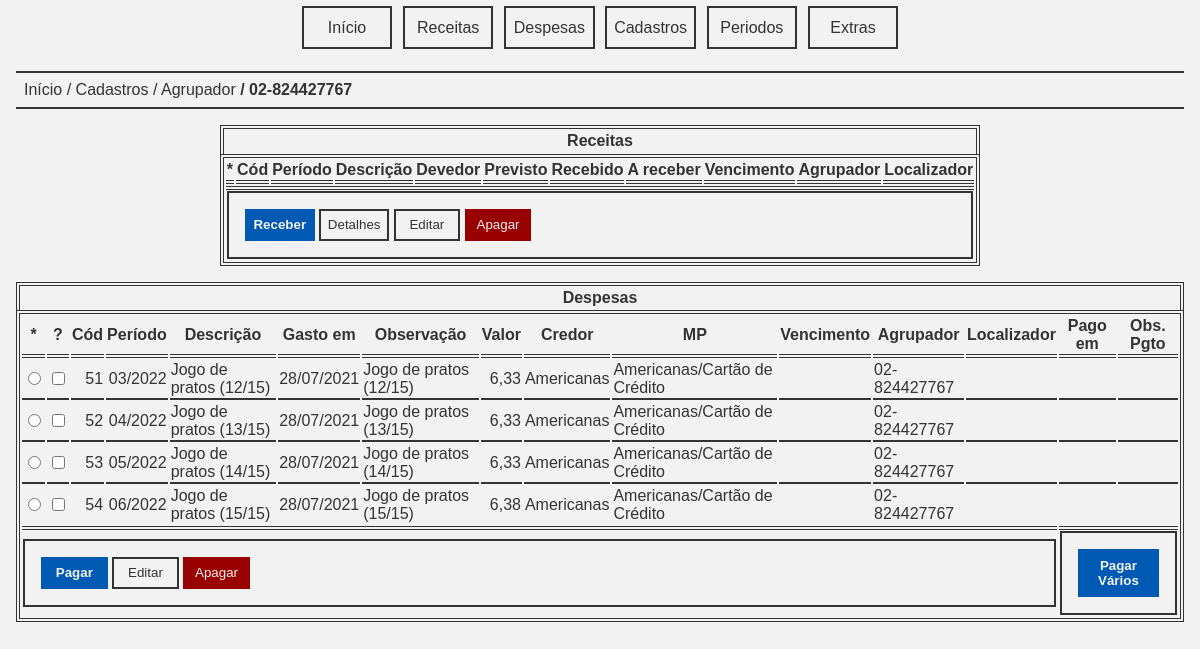
/agrupador.php?agrupador=02-824427767, run on the app's committed database.
### tables this page shows
CREATE TABLE IF NOT EXISTS `despesas` (
  `cod` int(11) NOT NULL AUTO_INCREMENT,
  `periodo` int(11) NOT NULL,
  `descricao` varchar(255) NOT NULL,
  `valor` decimal(10,2) NOT NULL,
  PRIMARY KEY (`cod`)
);

CREATE TABLE IF NOT EXISTS `gastos` (
  `cod` int(11) NOT NULL AUTO_INCREMENT,
  `despesa` int(11) NOT NULL,
  `gastoem` date NOT NULL,
  `observacao` varchar(255) DEFAULT NULL,
  `valor` decimal(10,2) NOT NULL,
  `credor` varchar(255) NOT NULL,
  `mp` varchar(255) NOT NULL,
  `vencimento` date DEFAULT NULL,
  `agrupador` varchar(255) DEFAULT NULL,
  `localizador` varchar(255) DEFAULT NULL,
  `pagoem` date DEFAULT NULL,
  `observacao_pgto` varchar(255) DEFAULT NULL,
  PRIMARY KEY (`cod`)
);

### app/periodo.php (called while the page is built, shortened)
<?php
require_once '../app/despesa.php';
function periodo2int(string $periodo): int {
    $dt = date_create_from_format('Y-m', $periodo);
    return (int) $dt->format('Ym');
}
function int2periodo(int $periodo): string {
    $dt = date_create_from_format('Ym', $periodo);
    return $dt->format('Y-m');
}
function format_periodo(string $periodo): string {
    $dt = date_create_from_format('Y-m', $periodo);
    return $dt->format('m/Y');
}
function format_date(string $date): string {
    if ($date === '0000-00-00')
        return '';
    $dt = date_create_from_format('Y-m-d', $date);
    return $dt->format('d/m/Y');
}

### app/despesa.php (called while the page is built, shortened)
<?php
require_once 'periodo.php';
function gastos_filtrar(string $periodoInicial, string $periodoFinal, string $gastoemInicial, string $gastoemFinal, string $vencimentoInicial, string $vencimentoFinal, string $pagoemInicial, string $pagoemFinal, string $observacao, string $observacao_pgto, string $credor, string $mp, float $valorInicial, float $valorFinal, string $agrupador, string $localizador): array {
    $dbh = connect();
    $stmt = $dbh->prepare('SELECT despesas.periodo AS periodo, despesas.descricao AS descricao, gastos.* FROM despesas, gastos WHERE despesas.cod = gastos.despesa AND (despesas.periodo BETWEEN :periodoInicial AND :periodoFinal) AND (gastos.gastoem BETWEEN :gastoemInicial AND :gastoemFinal) AND (gastos.vencimento BETWEEN :vencimentoInicial AND :vencimentoFinal) AND (gastos.pagoem BETWEEN :pagoemInicial AND :pagoemFinal) AND (gastos.observacao LIKE :observacao) AND (gastos.observacao_pgto LIKE :observacao_pgto) AND (gastos.credor LIKE :credor) AND (gastos.mp LIKE :mp) AND (gastos.valor BETWEEN :valorInicial AND :valorFinal) AND (gastos.agrupador LIKE :agrupador) AND (gastos.localizador LIKE :localizador);');
    $data = [
        'periodoInicial' => periodo2int($periodoInicial),
        'periodoFinal' => periodo2int($periodoFinal),
        'gastoemInicial' => $gastoemInicial,
        'gastoemFinal' => $gastoemFinal,
        'vencimentoInicial' => $vencimentoInicial,
        'vencimentoFinal' => $vencimentoFinal,
        'pagoemInicial' => $pagoemInicial,
        'pagoemFinal' => $pagoemFinal,
        'observacao' => $observacao,
        'observacao_pgto' => $observacao_pgto,
        'credor' => $credor,
        'mp' => $mp,
        'valorInicial' => $valorInicial,
        'valorFinal' => $valorFinal,
        'agrupador' => $agrupador,
        'localizador' => $localizador
    ];
    if ($stmt->execute($data) === false) {
        trigger_error("Falha ao filtrar os gastos.", E_USER_ERROR);
    }
    $data = $stmt->fetchAll();
    return $data;
}

### app/valor.php (called while the page is built, shortened)
<?php
function currency(float $valor): string {
    $num = number_format($valor, 2, ',', '.');
    return $num;
}

### public/agrupador.php (the view, shortened to what this page needs)
<?php
require '../tpl/pageh.php';
require_once '../app/valor.php';
require_once '../app/despesa.php';
if(key_exists('agrupador', $_GET)){
    $agrupador = $_GET['agrupador'];
}else{
    trigger_error('Agrupador não informado.', E_USER_ERROR);
}
$gastos = gastos_filtrar('0000-00', '9999-12', '0000-00-00', '9999-12-31', '0000-00-00', '9999-12-31', '0000-00-00', '9999-12-31', '%', '%', '%', '%', PHP_INT_MIN, PHP_INT_MAX, $agrupador, '%');
?>
<nav class="breadcrumb">
    <a class="item" href="index.php">Início</a>
    <a class="item" href="cadastros.php">Cadastros</a>
    <a class="item" href="agrupadores.php">Agrupador</a>
    <a class="item"><?=$agrupador;?></a>
</nav>
<div class="container" style="margin: 1em;">
    <table class="table" style="margin-left: auto; margin-right: auto;">
        <caption>Receitas</caption>
        <thead>
            <tr>
                <th>*</th>
                <th>Cód</th>
                <th>Período</th>
                <th>Descrição</th>
                <th>Devedor</th>
                <th>Previsto</th>
                <th>Recebido</th>
                <th>A receber</th>
                <th>Vencimento</th>
                <th>Agrupador</th>
                <th>Localizador</th>
            </tr>
        </thead>
        <tfoot>
            <tr>
                <td colspan="11">
                    <form id="processar_receita" class="buttons">
                        <button type="submit" class="button primary" formaction="receber.php" formmethod="GET">Receber</button>
                        <button type="submit" class="button" formaction="receita_detalhes.php" formmethod="GET">Detalhes</button>
                        <button type="submit" class="button" formaction="receita_editar.php" formmethod="GET">Editar</button>
                        <button type="submit" class="button error" formaction="receita_apagar.php" formmethod="GET">Apagar</button>
                    </form>
                </td>
            </tr>
        </tfoot>
    </table>
</div>
<div class="container" style="margin: 1em;">
    <table class="table" style="margin-left: auto; margin-right: auto;">
        <caption>Despesas</caption>
        <thead>
            <tr>
                <th>*</th>
                <th>?</th>
                <th>Cód</th>
                <th>Período</th>
                <th>Descrição</th>
                <th>Gasto em</th>
                <th>Observação</th>
                <th>Valor</th>
                <th>Credor</th>
                <th>MP</th>
                <th>Vencimento</th>
                <th>Agrupador</th>
                <th>Localizador</th>
                <th>Pago em</th>
                <th>Obs. Pgto</th>
            </tr>
        </thead>
        <tbody>
            <?php foreach ($gastos as $item): ?>
                <tr>
                    <td>
                        <input type="radio" name="cod" form="processar_gasto" value="<?=$item['cod'];?>">
                    </td>
                    <td>
                        <?php if($item['pagoem'] === '0000-00-00'):?>
                            <input type="checkbox" name="cod[<?=$item['cod'];?>]" form="pagar_varios" value="<?=$item['cod'];?>">
                        <?php endif;?>
                    </td>
                    <td style="text-align: right"><?= $item['cod']; ?></td>
                    <td style="text-align: right"><?= format_periodo(int2periodo($item['periodo'])); ?></td>
                    <td>
                        <a href="despesa_detalhes.php?despesa=<?= $item['despesa']; ?>"><?= $item['descricao']; ?></a>
                    </td>
                    <td><?= format_date($item['gastoem']);?></td>
                    <td><?= $item['observacao'];?></td>
                    <td style="text-align: right"><?= currency($item['valor']); ?></td>
                    <td><?= $item['credor'];?></td>
                    <td><?= $item['mp'];?></td>
                    <td><?= format_date($item['vencimento']);?></td>
                    <td><?= $item['agrupador'];?></td>
                    <td><?= $item['localizador'];?></td>
                    <td><?= format_date($item['pagoem']);?></td>
                    <td><?= $item['observacao_pgto'];?></td>
                </tr>
            <?php endforeach; ?>
        </tbody>
        <tfoot>
            <tr>
                <td colspan="13">
                    <form id="processar_gasto" class="buttons">
                        <button type="submit" class="button primary" formaction="pagar.php" formmethod="GET">Pagar</button>
                        <button type="submit" class="button" formaction="gasto_editar.php" formmethod="GET">Editar</button>
                        <button type="submit" class="button error" formaction="gasto_apagar.php" formmethod="GET">Apagar</button>
                    </form>
                </td>
                <td colspan="2">
                    <form id="pagar_varios" class="buttons">
                        <button type="submit" class="button primary" formaction="pagar_varios.php" formmethod="POST">Pagar Vários</button>
                    </form>
                </td>
            </tr>
        </tfoot>
    </table>
</div>
<?php require '../tpl/pagef.php'; ?>

### public/assets/css/basic.css (style rules this page uses)
:root { --tc: #333333; --bgc: #f2f2f2; --dc: #0059b3; --dac: #0073e6; --ec: #990000; --eac: #b30000; --sc: #009900; --sac: #006600; --wc: #ff9900; --wac: #cc7a00; }
body { color: var(--tc); font-family: sans-serif; background-color: var(--bgc); padding: 0; margin: 0; }
a { text-decoration: none; color: var(--tc); font-style: normal; }
.item { font-style: normal; }
.container { margin: 1em; padding: 0; border: none; }
.breadcrumb { margin: 1em; font-style: italic; border-top: solid 0.15em var(--tc); border-bottom: solid 0.15em var(--tc); padding: 0.5em; }
.breadcrumb > .item::before { content: " / "; }
.breadcrumb > .item:first-child::before { content: ""; }
.breadcrumb > .item:last-child { font-weight: bold; }
.buttons { border: solid 0.15em var(--tc); padding: 1em; }
.button { background: transparent; border: solid 0.15em var(--tc); padding: 0.5em; min-width: 5em; color: var(--tc); }
.button.primary { background-color: var(--dc); border: solid 0.15em var(--dc); color: var(--bgc); font-weight: bold; }
.button.error { background-color: var(--ec); border: solid 0.15em var(--ec); color: var(--bgc); }
.table { border: double 0.25em var(--tc); margin: 0.2em; }
.table > tbody > tr > td { border-bottom: solid 0.15em var(--tc); }
.table > tbody > tr:last-child > td { border-bottom: none; }
.table > thead > tr > th, .table > tfoot > tr > th { font-weight: bold; }
.table > thead > tr > th, .table > thead > tr > td { border-bottom: double 0.25em var(--tc); }
.table > tfoot > tr > th, .table > tfoot > tr > td { border-top: double 0.25em var(--tc); }
.table > caption { border-top: double 0.25em var(--tc); border-left: double 0.25em var(--tc); border-right: double 0.25em var(--tc); font-weight: bold; padding: 0.2em; }

### data on the page
despesas: gastos.cod "51", periodo "03/2022", descricao "Jogo de pratos (12/15)", gastos.gastoem "28/07/2021", gastos.observacao "Jogo de pratos (12/15)", gastos.valor "6,33", gastos.credor "Americanas", gastos.mp "Americanas/Cartão de Crédito", gastos.agrupador "02-824427767"
despesas: gastos.cod "52", periodo "04/2022", descricao "Jogo de pratos (13/15)", gastos.gastoem "28/07/2021", gastos.observacao "Jogo de pratos (13/15)", gastos.valor "6,33", gastos.credor "Americanas", gastos.mp "Americanas/Cartão de Crédito", gastos.agrupador "02-824427767"
despesas: gastos.cod "53", periodo "05/2022", descricao "Jogo de pratos (14/15)", gastos.gastoem "28/07/2021", gastos.observacao "Jogo de pratos (14/15)", gastos.valor "6,33", gastos.credor "Americanas", gastos.mp "Americanas/Cartão de Crédito", gastos.agrupador "02-824427767"
despesas: gastos.cod "54", periodo "06/2022", descricao "Jogo de pratos (15/15)", gastos.gastoem "28/07/2021", gastos.observacao "Jogo de pratos (15/15)", gastos.valor "6,38", gastos.credor "Americanas", gastos.mp "Americanas/Cartão de Crédito", gastos.agrupador "02-824427767"

### other printed values
$agrupador "02-824427767"
